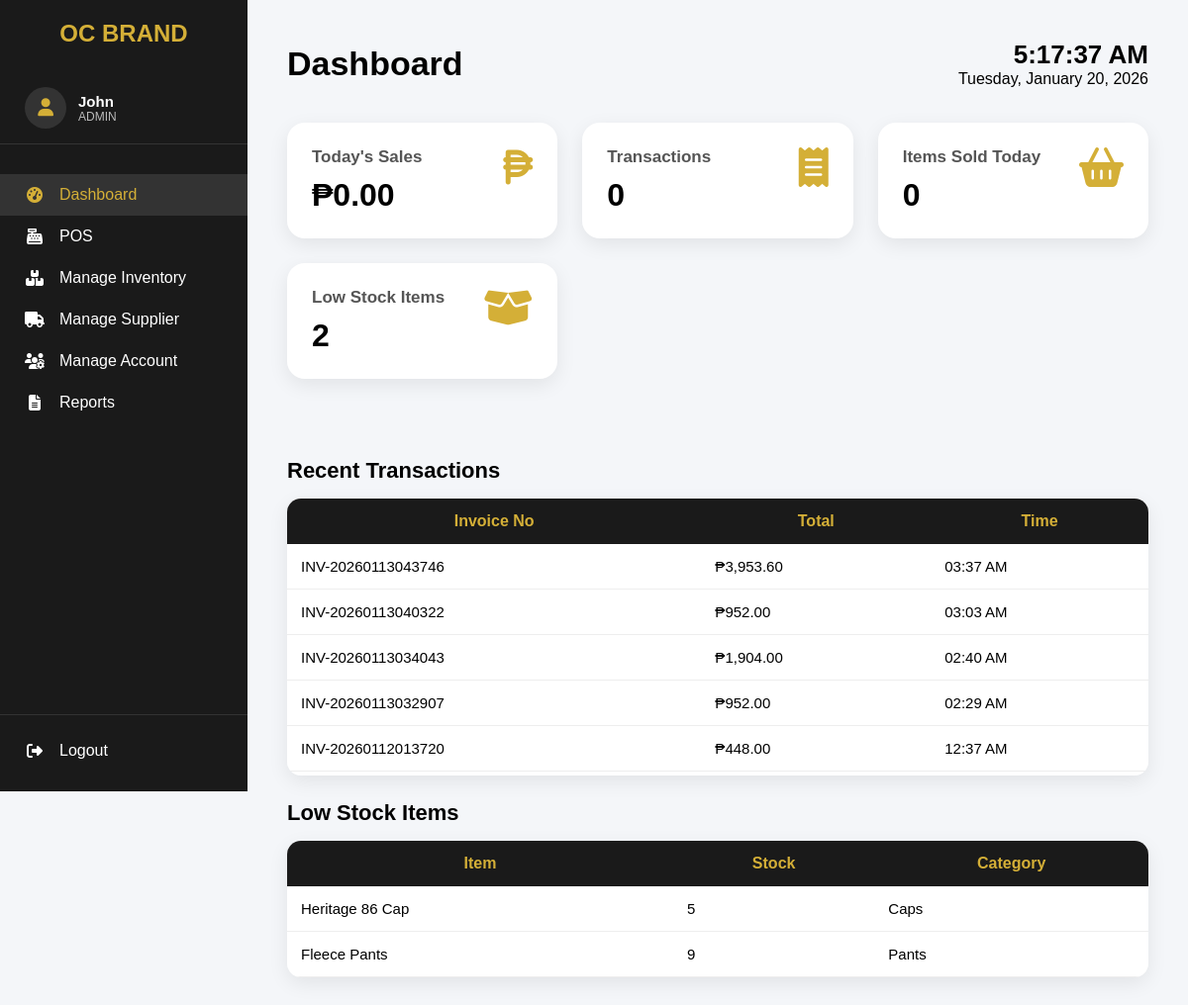
Screenshot of /admin/dashboard.php (signed in) with the database file from the repository.
### tables this page shows
CREATE TABLE `accounts` (
  `id` int(11) NOT NULL,
  `account_id` varchar(10) NOT NULL,
  `role` enum('cashier','admin') NOT NULL,
  `fname` varchar(100) NOT NULL,
  `mname` varchar(100) NOT NULL,
  `lname` varchar(100) NOT NULL,
  `address` varchar(255) NOT NULL,
  `contact` varchar(50) NOT NULL,
  `password` varchar(255) NOT NULL,
  `photo` text NOT NULL,
  `created_at` timestamp NOT NULL DEFAULT current_timestamp()
);

CREATE TABLE `sales` (
  `id` int(11) NOT NULL,
  `invoice_no` varchar(50) DEFAULT NULL,
  `total` decimal(10,2) DEFAULT NULL,
  `vat` decimal(10,2) DEFAULT NULL,
  `cash` decimal(10,2) DEFAULT NULL,
  `change_amount` decimal(10,2) DEFAULT NULL,
  `customer_name` varchar(100) DEFAULT NULL,
  `customer_tin` varchar(50) DEFAULT NULL,
  `admin` varchar(100) DEFAULT NULL,
  `created_at` timestamp NOT NULL DEFAULT current_timestamp()
);

CREATE TABLE `products` (
  `id` int(11) NOT NULL,
  `brand` varchar(100) NOT NULL,
  `name` varchar(150) NOT NULL,
  `category` varchar(50) NOT NULL,
  `srp` decimal(10,2) NOT NULL,
  `price` decimal(10,2) NOT NULL,
  `quantity` int(11) NOT NULL,
  `image` text DEFAULT NULL,
  `created_at` timestamp NOT NULL DEFAULT current_timestamp()
);

### admin/dashboard.php (the view, shortened to what this page needs)
<?php
require "../db.php";
$todayStart = date('Y-m-d 00:00:00');
$todayEnd   = date('Y-m-d 23:59:59');
$q = $conn->query("
    SELECT
        SUM(total) AS sales,
        COUNT(*) AS transactions
    FROM sales
    WHERE created_at BETWEEN '$todayStart' AND '$todayEnd'
");
$today = $q->fetch_assoc();
$q = $conn->query("
    SELECT SUM(quantity) AS qty
    FROM sales_items si
    JOIN sales s ON s.id = si.sale_id
    WHERE s.created_at BETWEEN '$todayStart' AND '$todayEnd'
");
$itemsSold = $q->fetch_assoc()['qty'] ?? 0;
$q = $conn->query("
    SELECT COUNT(*) AS low_stock
    FROM products
    WHERE quantity <= 9
");
$lowStockCount = $q->fetch_assoc()['low_stock'];
$recentSales = [];
$q = $conn->query("
    SELECT invoice_no, total, created_at
    FROM sales
    ORDER BY created_at DESC
    LIMIT 20
");
while ($r = $q->fetch_assoc()) {
    $recentSales[] = $r;
}
$lowStockItems = [];
$q = $conn->query("
    SELECT name, quantity, category
    FROM products
    WHERE quantity <= 9
    ORDER BY quantity ASC
");
while ($r = $q->fetch_assoc()) {
    $lowStockItems[] = $r;
}
$currentPage = basename($_SERVER['PHP_SELF'], '.php');
?>
<!DOCTYPE html>
<html lang="en">
<head>
<link rel="stylesheet" href="https://cdnjs.cloudflare.com/ajax/libs/font-awesome/6.5.0/css/all.min.css">
</head>
<body>
<?php include "sidebar.php"; ?>
<div class="main-content">
<div class="dashboard-header">
    <h1>Dashboard</h1>
    <div class="datetime-box">
        <div class="time" id="realTime">--:--:--</div>
        <div id="realDate">Loading date...</div>
    </div>
</div>
<div class="cards">
<div class="cards">
    <a href="reports.php" class="card-link">
        <div class="card">
            <i class="fas fa-peso-sign"></i>
            <h3>Today's Sales</h3>
            <div class="value">₱<?= number_format($today['sales'] ?? 0, 2) ?></div>
        </div>
    </a>
    <a href="reports.php" class="card-link">
        <div class="card">
            <i class="fas fa-receipt"></i>
            <h3>Transactions</h3>
            <div class="value"><?= $today['transactions'] ?? 0 ?></div>
        </div>
    </a>
    <a href="reports.php" class="card-link">
        <div class="card">
            <i class="fas fa-shopping-basket"></i>
            <h3>Items Sold Today</h3>
            <div class="value"><?= $itemsSold ?></div>
        </div>
    </a>
    <a href="inventory.php" class="card-link">
        <div class="card">
            <i class="fas fa-box-open"></i>
            <h3>Low Stock Items</h3>
            <div class="value"><?= $lowStockCount ?></div>
        </div>
    </a>
</div>
</div>
<h2 class="section-title">Recent Transactions</h2>
<div class="table-wrapper">
<table>
<thead>
<tr>
    <th>Invoice No</th>
    <th>Total</th>
    <th>Time</th>
</tr>
</thead>
<tbody>
<?php if(empty($recentSales)): ?>
<tr><td colspan="3" style="text-align:center">No data</td></tr>
<?php else: foreach($recentSales as $r): ?>
<tr>
    <td><?= htmlspecialchars($r['invoice_no']) ?></td>
    <td>₱<?= number_format($r['total'],2) ?></td>
    <td><?= date('h:i A', strtotime($r['created_at'])) ?></td>
</tr>
<?php endforeach; endif; ?>
</tbody>
</table>
</div>
<h2 class="section-title">Low Stock Items</h2>
<div class="table-wrapper">
<table>
<thead>
<tr>
    <th>Item</th>
    <th>Stock</th>
    <th>Category</th>
</tr>
</thead>
<tbody>
<?php if(empty($lowStockItems)): ?>
<tr><td colspan="3" style="text-align:center">All stocks healthy 🎉</td></tr>
<?php else: foreach($lowStockItems as $p): ?>
<tr>
    <td><?= htmlspecialchars($p['name']) ?></td>
    <td><?= $p['quantity'] ?></td>
    <td><?= htmlspecialchars($p['category']) ?></td>
</tr>
<?php endforeach; endif; ?>
</tbody>
</table>
</div>
</div>
</body>
</html>

### admin/sidebar.php (shortened to what this page needs)
<?php
require_once __DIR__ . "/../db.php";
$userId = (int) $_SESSION['user_id'];
$stmt = $conn->prepare("SELECT fname, role FROM accounts WHERE id = ?");
$stmt->bind_param("i", $userId);
$stmt->execute();
$user = $stmt->get_result()->fetch_assoc();
$fname = htmlspecialchars($user['fname'] ?? '', ENT_QUOTES, 'UTF-8');
$role  = htmlspecialchars($user['role'] ?? '', ENT_QUOTES, 'UTF-8');
?>
<div class="sidebar">
    <div>
        <h2>OC Brand</h2>
        <div class="sidebar-user">
            <div class="avatar">
                <i class="fas fa-user"></i>
            </div>
            <div class="user-info">
                <span class="name"><?= $fname ?></span>
                <span class="role"><?= ucfirst($role) ?></span>
            </div>
        </div>
        <a href="dashboard.php" class="<?= $currentPage === 'dashboard' ? 'active' : '' ?>">
            <i class="fas fa-tachometer-alt"></i> Dashboard
        </a>
        <a href="pos.php" class="<?= $currentPage === 'pos' ? 'active' : '' ?>">
            <i class="fas fa-cash-register"></i> POS
        </a>
        <a href="inventory.php" class="<?= $currentPage === 'inventory' ? 'active' : '' ?>">
            <i class="fas fa-boxes"></i> Manage Inventory
        </a>
        <a href="supplier.php" class="<?= $currentPage === 'supplier' ? 'active' : '' ?>">
            <i class="fas fa-truck"></i> Manage Supplier
        </a>
        <?php if ($role === 'admin'): ?>
        <a href="account.php" class="<?= $currentPage === 'account' ? 'active' : '' ?>">
            <i class="fas fa-users-cog"></i> Manage Account
        </a>
        <?php endif; ?>
        <a href="reports.php" class="<?= $currentPage === 'reports' ? 'active' : '' ?>">
            <i class="fas fa-file-alt"></i> Reports
        </a>
    </div>
    <div class="logout">
        <a href="#" onclick="confirmLogout(event)">
            <i class="fas fa-sign-out-alt"></i> Logout
        </a>
    </div>
</div>

### admin/dashboard.php (style rules this page uses)
* { margin: 0; padding: 0; box-sizing: border-box; font-family: "Poppins", sans-serif; }
body { display: flex; background: #f4f6f9; min-height: 100vh; }
.main-content { flex: 1; padding: 40px; margin-left: 250px; }
.dashboard-header { display: flex; justify-content: space-between; align-items: center; margin-bottom: 35px; }
.dashboard-header h1 { font-size: 34px; font-weight: 700; }
.datetime-box { text-align: right; }
.datetime-box .time { font-size: 26px; font-weight: 700; }
.cards { display: grid; grid-template-columns: repeat(auto-fit, minmax(260px,1fr)); gap: 25px; margin-bottom: 40px; }
.card { background: #fff; padding: 25px; border-radius: 18px; box-shadow: 0 6px 20px rgba(0,0,0,0.08); }
.card i { float: right; font-size: 40px; color: #d4af37; }
.card h3 { font-size: 17px; color: #555; }
.value { font-size: 32px; font-weight: 700; margin-top: 10px; }
.section-title { font-size: 22px; margin: 25px 0 15px; }
.table-wrapper { max-height: 280px; overflow-y: auto; background: #fff; border-radius: 14px; box-shadow: 0 6px 20px rgba(0,0,0,0.08); }
table { width: 100%; border-collapse: collapse; }
thead th { position: sticky; top: 0; background: #1a1a1a; color: #d4af37; padding: 14px; }
td { padding: 14px; border-bottom: 1px solid #eee; font-size: 15px; }
.card-link { text-decoration: none; color: inherit; display: block; }
.card-link .card { cursor: pointer; }

### admin/sidebar.php (style rules this page uses)
.sidebar { width: 250px; height: 100vh; background-color: #1a1a1a; color: #fff; position: fixed; display: flex; flex-direction: column; justify-content: space-between; padding: 20px 0; }
.sidebar h2 { color: #d4af37; text-align: center; margin-bottom: 25px; font-size: 24px; text-transform: uppercase; }
.sidebar-user { display: flex; align-items: center; gap: 12px; padding: 15px 25px; margin-bottom: 30px; border-bottom: 1px solid #333; }
.sidebar-user .avatar { width: 42px; height: 42px; background: #333; border-radius: 50%; display: flex; align-items: center; justify-content: center; color: #d4af37; font-size: 18px; }
.sidebar-user .user-info { display: flex; flex-direction: column; }
.sidebar-user .name { font-size: 15px; font-weight: 600; }
.sidebar-user .role { font-size: 12px; color: #bbb; text-transform: uppercase; }
.sidebar a { display: flex; align-items: center; padding: 12px 25px; color: #fff; text-decoration: none; font-size: 16px; transition: background 0.3s, color 0.3s; }
.sidebar a i { width: 20px; margin-right: 15px; text-align: center; }
.sidebar a:hover, .sidebar a.active { background-color: #333; color: #d4af37; }
.logout { border-top: 1px solid #333; padding-top: 15px; }

### rows the page displays
accounts: fname "John", role "ADMIN"
sales: invoice_no "INV-20260113043746", total "3,953.60", created_at "03:37 AM"
sales: invoice_no "INV-20260113040322", total "952.00", created_at "03:03 AM"
sales: invoice_no "INV-20260113034043", total "1,904.00", created_at "02:40 AM"
sales: invoice_no "INV-20260113032907", total "952.00", created_at "02:29 AM"
sales: invoice_no "INV-20260112013720", total "448.00", created_at "12:37 AM"
products: name "Heritage 86 Cap", quantity "5", category "Caps"
products: name "Fleece Pants", quantity "9", category "Pants"

### other values shown
$today['sales'] "0.00"
$today['transactions'] "0"
$itemsSold "0"
$lowStockCount "2"
